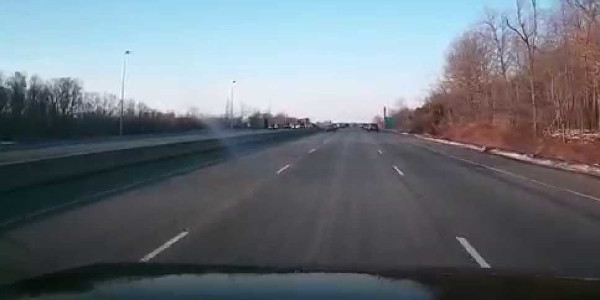
#> input picture vision/old/test-imgs/2.jpg, 600 x 300 px
$ python detect-lane-improv.py
#> lines starting #> are read from the running program, lines starting #| are printed output that depends on the picture; after the words box and inside, x2 and y2 are one past the last pixel; in counts of white or black regions, pixels touching at a corner belong together
import numpy as np
import math
import time
import cv2

# must be odd number:
GAUSS_KERNEL_SIZE=5

CANNY_LOW_THRESHOLD=150
CANNY_HIGH_THRESHOLD=200

for i in range(1):
    img = cv2.imread('test-imgs/2.jpg',0)
#> img: shape (300, 600); min 8, max 250, mean 112.4
    org = img.copy()
    org = cv2.cvtColor(org, cv2.COLOR_GRAY2RGB)
    #Blur, we only want trully contrasting stuff to stand out, not artifacts
    img = cv2.GaussianBlur(img, (GAUSS_KERNEL_SIZE, GAUSS_KERNEL_SIZE), 0)
    #Edge detection!
    img = cv2.Canny(img, CANNY_LOW_THRESHOLD, CANNY_HIGH_THRESHOLD)
#> img: shape (300, 600); 0.8% white in thin lines or dots, all inside (x1, y1, x2, y2) = (0, 2, 596, 268)
    #Trim to what's in front
    mask = np.zeros_like(img)
    ignore_mask_color = 255
    vertices = np.array([
      [100, 260],
      [230, 130],
      [400, 130],
      [530, 260]
    ], np.int32)
    cv2.fillPoly(mask, [vertices], ignore_mask_color)
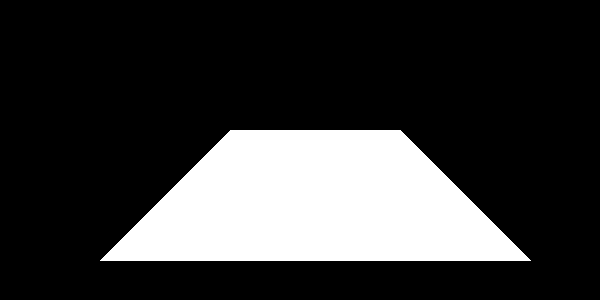
#> mask: shape (300, 600); 21.9% white; 1 white region, box (x1, y1, x2, y2) and area: (100, 130, 531, 261) 39431
    img = cv2.bitwise_and(img, mask)
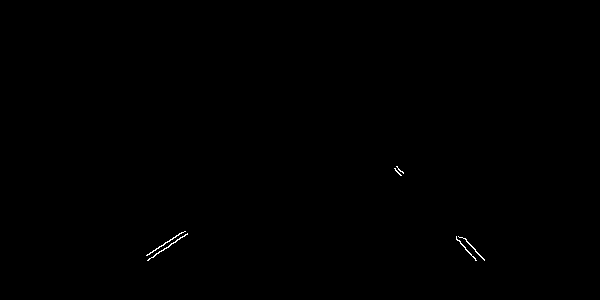
#> img: shape (300, 600); 0.14% white in thin lines or dots, all inside (x1, y1, x2, y2) = (146, 166, 485, 261)
    #Lines detection
    line_segments = cv2.HoughLinesP(img, 1, math.pi/180, 20, np.array([]), minLineLength=30, maxLineGap=100)
#> line_segments = [[148, 259, 187, 233], [150, 252, 185, 231], [397, 166, 476, 260], [402, 171, 484, 259], [395, 168, 475, 260]]
    img = cv2.cvtColor(img, cv2.COLOR_GRAY2RGB)
    with_segments = img.copy()
    if line_segments is None:
        print("Frame skip - no line segments from HoughLines")
        continue
    for line in line_segments:
        line = line[0]
        with_segments = cv2.line(with_segments, (line[0], line[1]), (line[2], line[3]), (255,0,0), 2)
#> this loop made 5 passes
#> pass 1, `with_segments = cv2.line(with_segments, (line[0], line[1]), (line[2], ..`:
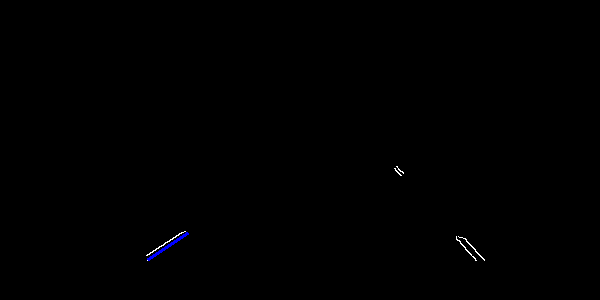
#> with_segments: shape (300, 600, 3); mean B, G, R 0.5, 0.3, 0.3
#> after the loop:
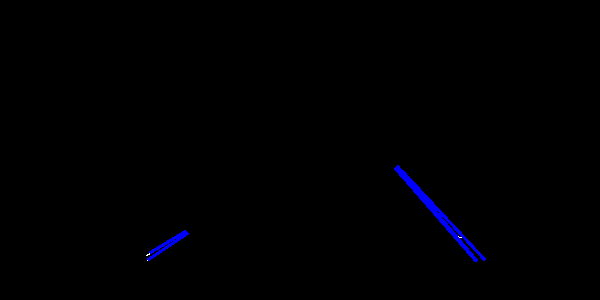
#> with_segments: shape (300, 600, 3); mean B, G, R 1.8, 0, 0
    #get a,b of lines
    lines = []
    for l in line_segments:
        l = l[0]
        #a = np.arctan2(l[3]-l[1], l[2]-l[0])
        a = (l[3] - l[1])/(l[2] - l[0])
        b = l[1] - a*l[0]
        lines.append([a, b])
#> this loop made 5 passes
#> (l, a, b) on passes 1 to 5: ([148, 259, 187, 233], -0.667, 357.7), ([150, 252, 185, 231], -0.6, 342), ([397, 166, 476, 260], 1.19, -306.4), ([402, 171, 484, 259], 1.07, -260.4), ([395, 168, 475, 260], 1.15, -286.2)
#> after the loop, lines = [[-0.667, 357.7], [-0.6, 342], [1.19, -306.4], [1.07, -260.4], [1.15, -286.2]]
    # merge similar lines
    criteria = (cv2.TERM_CRITERIA_EPS + cv2.TERM_CRITERIA_MAX_ITER, 10, 1.0)
    flags = cv2.KMEANS_RANDOM_CENTERS
    compactness,labels,centers = cv2.kmeans(np.array(lines, np.float32),min(4,len(lines)),None,criteria,10,flags)
#> compactness = 122.7; labels = [3, 3, 1, 0, 2]; centers = [[1.07, -260.4], [1.19, -306.4], [1.15, -286.2], [-0.633, 349.8]]
    lines = centers
#> lines has the same summary as centers
    if lines is None:
        print("Frame skip - no clusters from kmeans")
        continue
    plines = []
    for line in lines:
        a = line[0]
        b = line[1]
        try:
            p1 = (int((130-b)/a), 130)
            p2 = (int((img.shape[0]-b)/a), img.shape[0])
        except OverflowError:
            continue
        plines.append((p1,p2))
#> this loop made 4 passes
#> (a, b, p1, p2) on passes 1 to 4: (1.07, -260.4, (363, 130), (522, 300)), (1.19, -306.4, (366, 130), (509, 300)), (1.15, -286.2, (361, 130), (509, 300)), (-0.633, 349.8, (347, 130), (78, 300))
#> after the loop, plines = [((363, 130), (522, 300)), ((366, 130), (509, 300)), ((361, 130), (509, 300)), ((347, 130), (78, 300))]
    plines.sort(key=lambda x: x[1][0])
    lline = None
    rline = None
    for line in plines:
        if line[1][0] < img.shape[0]/2 and line[1][0] < line[0][0]:
            lline = line
        if not rline and line[1][0] > img.shape[0]/2 and line[1][0] > line[0][0]:
            rline = line
#> this loop made 4 passes
#> lline on pass 1: ((347, 130), (78, 300))
#> rline on pass 2: ((366, 130), (509, 300))
    d = (rline, lline)
#> d = (((366, 130), (509, 300)), ((347, 130), (78, 300)))
    if not rline or not lline:
        d = plines
        print("No rline or lline")
    for line in d:
        p1 = line[0]
        p2 = line[1]
        img = cv2.line(img, p1, p2, (0,255,0), 2)
        org = cv2.line(org, p1, p2, (0,255,0), 2)
#> this loop made 2 passes
#> pass 1, `img = cv2.line(img, p1, p2, (0,255,0), 2)`:
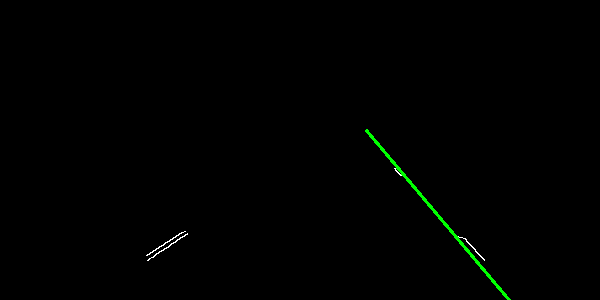
#> img: shape (300, 600, 3); mean B, G, R 0.3, 1.3, 0.3
#> pass 1, `org = cv2.line(org, p1, p2, (0,255,0), 2)`:
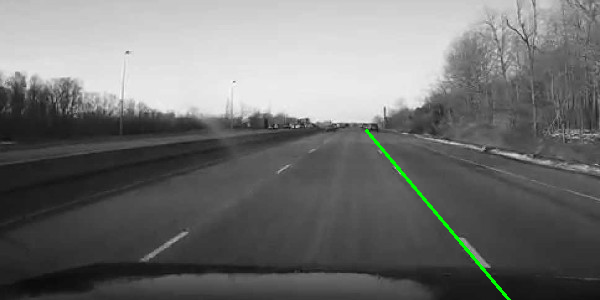
#> org: shape (300, 600, 3); mean B, G, R 112.1, 113.1, 112.1
#> pass 2, `org = cv2.line(org, p1, p2, (0,255,0), 2)`:
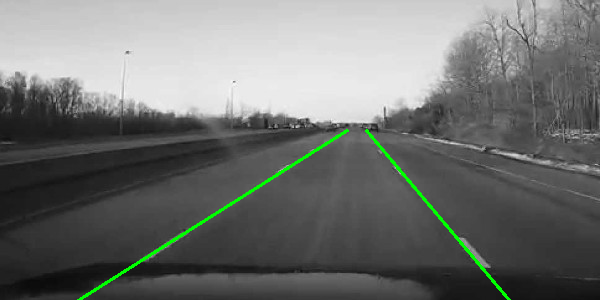
#> org: shape (300, 600, 3); 0.56% of pixels changed, all inside (x1, y1, x2, y2) = (77, 129, 349, 300)
    cv2.imshow('image',org)
    cv2.waitKey(0)
cv2.destroyAllWindows()

$ run again, with vision/old/test-imgs/1.jpg copied over vision/old/test-imgs/2.jpg
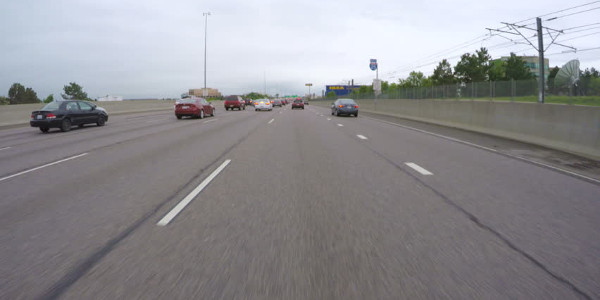
#> input picture vision/old/test-imgs/1.jpg, 600 x 300 px
#> mask: shape (300, 600); 21.9% white; 1 white region, box (x1, y1, x2, y2) and area: (100, 130, 531, 261) 39431
#> line_segments = [[159, 220, 226, 159], [166, 224, 229, 161], [172, 210, 227, 159], [358, 136, 431, 172], [165, 224, 229, 160], [360, 134, 422, 174]]
#> the loop `for line in line_segments:` made 6 passes
#> after the loop `for line in line_segments:`:
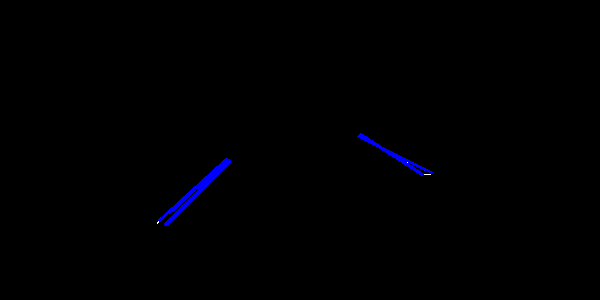
#> with_segments: shape (300, 600, 3); mean B, G, R 1.6, 0, 0
#> the loop `for l in line_segments:` made 6 passes
#> (l, a, b) on passes 1 to 6: ([159, 220, 226, 159], -0.91, 364.8), ([166, 224, 229, 161], -1, 390), ([172, 210, 227, 159], -0.927, 369.5), ([358, 136, 431, 172], 0.493, -40.55), ([165, 224, 229, 160], -1, 389), ([360, 134, 422, 174], 0.645, -98.26)
#> after the loop `for l in line_segments:`: lines = [[-0.91, 364.8], [-1, 390], [-0.927, 369.5], [0.493, -40.55], [-1, 389], [0.645, -98.26]]
#> compactness = 11.69; labels = [0, 2, 0, 1, 2, 3]; centers = [[-0.919, 367.1], [0.493, -40.55], [-1, 389.5], [0.645, -98.26]]
#> `lines = centers`: lines has the same summary as centers
#> the loop `for line in lines:` made 4 passes
#> (a, b, p1, p2) on passes 1 to 4: (-0.919, 367.1, (258, 130), (73, 300)), (0.493, -40.55, (345, 130), (690, 300)), (-1, 389.5, (259, 130), (89, 300)), (0.645, -98.26, (353, 130), (617, 300))
#> after the loop `for line in lines:`: plines = [((258, 130), (73, 300)), ((345, 130), (690, 300)), ((259, 130), (89, 300)), ((353, 130), (617, 300))]
#> the loop `for line in plines:` made 4 passes
#> lline on passes 1 to 2: ((258, 130), (73, 300)), ((259, 130), (89, 300))
#> d = (((353, 130), (617, 300)), ((259, 130), (89, 300)))
#> the loop `for line in d:` made 2 passes
#> (p1, p2) on passes 1 to 2: ((353, 130), (617, 300)), ((259, 130), (89, 300))
#> pass 2, `org = cv2.line(org, p1, p2, (0,255,0), 2)`:
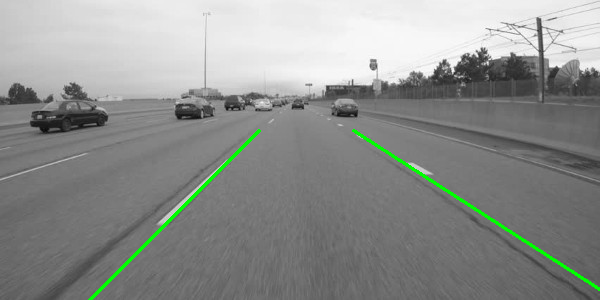
#> org: shape (300, 600, 3); mean B, G, R 141.6, 144.2, 141.6
